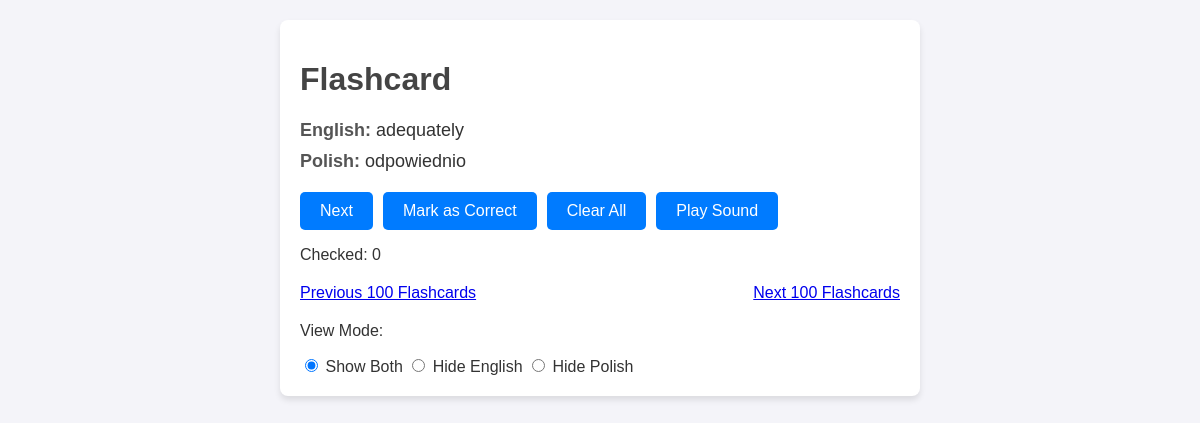
Before: /flashcard_random/ with the older database file.
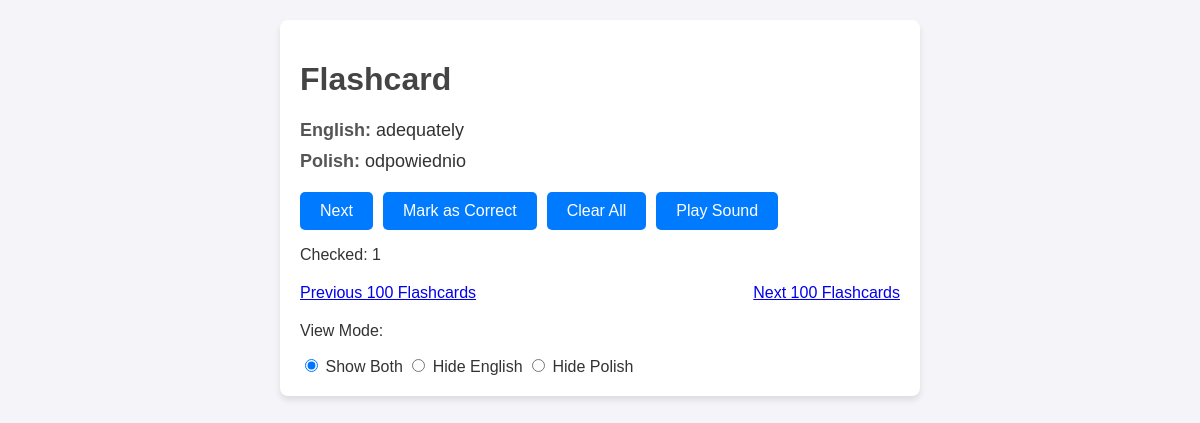
After: the same page with the newer database file.
### flashcards/models.py (models this page shows, shortened)
class Flashcard(models.Model):
    english_word = models.CharField(max_length=100)
    polish_translation = models.CharField(max_length=100)
    checked = models.IntegerField(default=0)  # New field to track correct button clicks

### flashcards/views.py (the view)
# urls.py: path('flashcard_random/', flashcard_random, {'range_start': 0, 'hide': 'none'}, name='flashcard_random_home'),
def flashcard_random(request, range_start=0, hide='none'):
    range_start = (range_start // 100) * 100
    range_end = range_start + 99
    flashcards = Flashcard.objects.filter(id__gte=range_start, id__lte=range_end)
    min_checked = flashcards.aggregate(Min('checked'))['checked__min']
    candidate_flashcards = flashcards.filter(checked=min_checked)
    if candidate_flashcards.exists():
        flashcard = random.choice(candidate_flashcards)
    else:
        flashcard = None
    next_range = range_start + 100
    prev_range = range_start - 100
    if prev_range < 0:
        prev_range = 0
    context = {
        'flashcard': flashcard,
        'range_start': range_start,
        'next_range': next_range,
        'prev_range': prev_range,
        'hide': hide,  # 'none', 'english', or 'polish'
    }
    return render(request, 'flashcard_random.html', context)

### flashcards/templates/flashcard_random.html (shortened to what this page needs)
<!DOCTYPE html>
<html>
<head>
    {% load static %}
    <link rel="stylesheet" href="{% static 'css/styles.css' %}">
</head>
<body>
    <div class="flashcard-container">
        <h1>Flashcard</h1>
        {% if flashcard %}
            <div class="flashcard-content">
                <p><strong>English:</strong> <span id="english-word">{{ flashcard.english_word }}</span></p>
                <p><strong>Polish:</strong> <span id="polish-word">{{ flashcard.polish_translation }}</span></p>
            </div>
            <div class="buttons">
                <form action="{% url 'flashcard_random' range_start hide %}" method="post" style="display: inline;">
                    <button type="submit" id="next-button">Next</button>
                </form>
                <form action="{% url 'increment_checked' flashcard.id hide %}" method="post" style="display: inline;">
                    <button type="submit" id="mark-correct-button">Mark as Correct</button>
                </form>
                <form action="{% url 'clear_all' range_start %}" method="post" style="display: inline;">
                    <button type="submit">Clear All</button>
                </form>
                <button id="play-sound-button" onclick="playEnglishWord()">Play Sound</button>
            </div>
            <p>Checked: {{ flashcard.checked }}</p>
        {% else %}
            <p>No flashcards available in this range.</p>
        {% endif %}
        <div class="navigation">
            <a id="prev-link" href="{% url 'flashcard_random' prev_range hide %}" class="nav-button">Previous 100 Flashcards</a>
            <a id="next-link" href="{% url 'flashcard_random' next_range hide %}" class="nav-button">Next 100 Flashcards</a>
        </div>
        <div class="view-mode">
            <p>View Mode:</p>
            <label>
                <input type="radio" name="hide" value="none" {% if hide == 'none' %} checked{% endif %} onchange="showBoth()" id="showboth"> Show Both
            </label>
            <label>
                <input type="radio" name="hide" value="english" {% if hide == 'english' %}checked{% endif %} onchange="hideEnglish()" id="showenglish"> Hide English
            </label>
            <label>
                <input type="radio" name="hide" value="polish" {% if hide == 'polish' %}checked{% endif %} onchange="hidePolish()" id="showpolish"> Hide Polish
            </label>
        </div>
    </div>
</body>
</html>

### static/css/styles.css (style rules this page uses)
body { font-family: Arial, sans-serif; background-color: #f4f4f9; margin: 0; padding: 20px; color: #333; }
h1 { color: #444; }
.flashcard-container { background: #fff; padding: 20px; border-radius: 8px; box-shadow: 0 4px 6px rgba(0, 0, 0, 0.1); max-width: 600px; margin: 0 auto; }
.flashcard-content { margin-bottom: 20px; }
.flashcard-content p { font-size: 18px; margin: 10px 0; }
.flashcard-content strong { color: #555; }
.buttons { display: flex; gap: 10px; margin-top: 20px; }
.buttons button, .buttons a { background-color: #007bff; color: white; border: none; padding: 10px 20px; border-radius: 5px; cursor: pointer; text-decoration: none; font-size: 16px; }
.navigation { display: flex; justify-content: space-between; margin-top: 20px; }
.view-mode { margin-top: 20px; }
.flashcard-content { visibility: hidden; }

Changed rows visible on the page:
changed Flashcard: checked "0" → "1"
